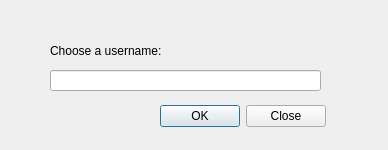
<?xml version="1.0" encoding="UTF-8"?>
<ui version="4.0">
 <class>Dialog</class>
 <widget class="QDialog" name="Dialog">
  <property name="geometry">
   <rect>
    <x>0</x>
    <y>0</y>
    <width>388</width>
    <height>150</height>
   </rect>
  </property>
  <property name="windowTitle">
   <string>Dialog</string>
  </property>
  <widget class="QDialogButtonBox" name="buttonBox">
   <property name="geometry">
    <rect>
     <x>155</x>
     <y>100</y>
     <width>171</width>
     <height>32</height>
    </rect>
   </property>
   <property name="orientation">
    <enum>Qt::Horizontal</enum>
   </property>
   <property name="standardButtons">
    <set>QDialogButtonBox::Close|QDialogButtonBox::Ok</set>
   </property>
   <property name="centerButtons">
    <bool>false</bool>
   </property>
  </widget>
  <widget class="QLineEdit" name="lineEdit">
   <property name="geometry">
    <rect>
     <x>50</x>
     <y>70</y>
     <width>271</width>
     <height>21</height>
    </rect>
   </property>
  </widget>
  <widget class="QLabel" name="label">
   <property name="geometry">
    <rect>
     <x>50</x>
     <y>40</y>
     <width>241</width>
     <height>21</height>
    </rect>
   </property>
   <property name="text">
    <string>Choose a username:</string>
   </property>
  </widget>
  <widget class="QLabel" name="label_2">
   <property name="geometry">
    <rect>
     <x>50</x>
     <y>105</y>
     <width>111</width>
     <height>16</height>
    </rect>
   </property>
   <property name="text">
    <string/>
   </property>
  </widget>
 </widget>
 <resources/>
 <connections>
  <connection>
   <sender>buttonBox</sender>
   <signal>accepted()</signal>
   <receiver>Dialog</receiver>
   <slot>accept()</slot>
   <hints>
    <hint type="sourcelabel">
     <x>248</x>
     <y>254</y>
    </hint>
    <hint type="destinationlabel">
     <x>157</x>
     <y>274</y>
    </hint>
   </hints>
  </connection>
  <connection>
   <sender>buttonBox</sender>
   <signal>rejected()</signal>
   <receiver>Dialog</receiver>
   <slot>reject()</slot>
   <hints>
    <hint type="sourcelabel">
     <x>316</x>
     <y>260</y>
    </hint>
    <hint type="destinationlabel">
     <x>286</x>
     <y>274</y>
    </hint>
   </hints>
  </connection>
 </connections>
</ui>
